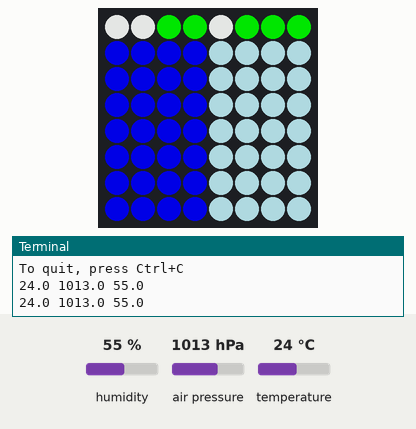
Simulated run of this program. Board: Raspberry Pi (BCM pin numbers) with a Sense HAT. Shown: the Sense HAT's 8×8 RGB LED matrix, the last lines printed to the terminal. The test bench sets the inputs (shaded band); at power-on: temperature 24 °C, humidity 55 %, air pressure 1013 hPa. Dim RGB values are drawn brighter than linear.

Above: at 1.2 s.
1.3 s: temperature set to 41 °C
At 2.5 s:
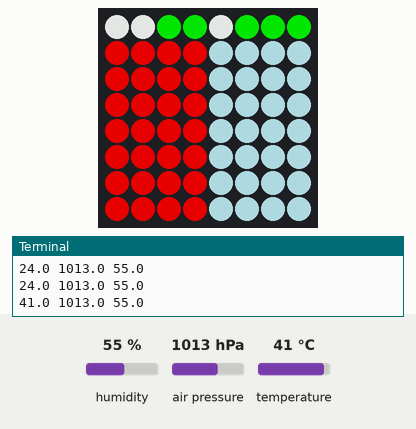
3.5 s: humidity set to 22 %
At 5.1 s:
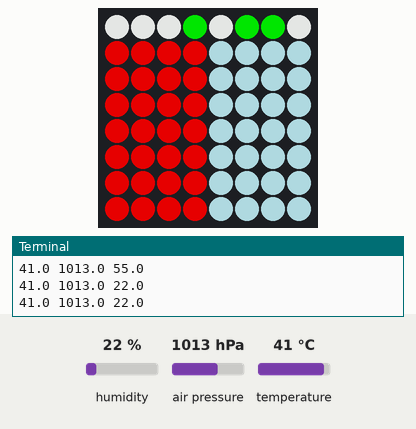
5.5 s: humidity set to 40 %
At 6.4 s:
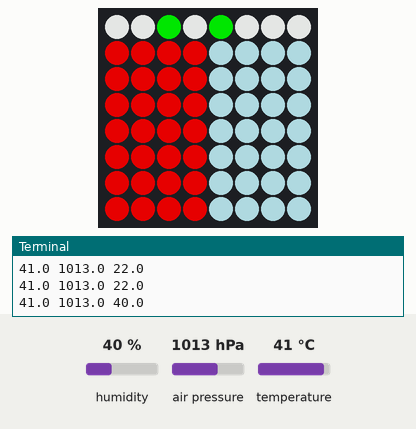
7.6 s: temperature set to 12 °C
At 8.9 s:
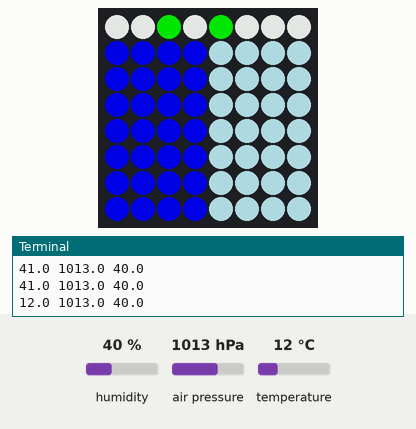
Timing chart, 0 to 10.6 s (numbered marks = the images above; inputs shaded):
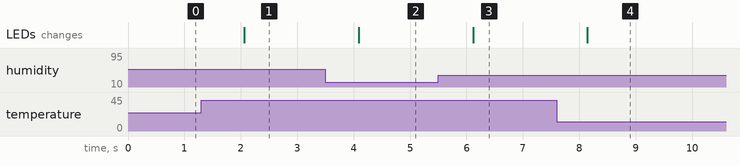

The program:

tph.py
```python
#!/usr/bin/env python3
# ========================================================================
# tph.py
#
# Description: A compact approach to visualize three distinct sensor
#              readings in real-time using the small 8x8 matrix.
#
# Author: Jim Ing
# Date: 2024-08-18
# ========================================================================

import time
from config import sense

# Function to map sensor value to a color gradient
def get_color(value, min_val, max_val, color_range):
    # Handle edge case where min_val equals max_val
    if min_val == max_val:
        normalized = 0.5  # Set to middle of the range
    else:
        # Normalize the value between 0 and 1
        normalized = (value - min_val) / (max_val - min_val)
        # Clamp the normalized value to [0, 1] to avoid index errors
        normalized = max(0, min(1, normalized))

    # Map to color in range
    index = int(normalized * (len(color_range) - 1))
    return color_range[index]

# Color gradients
temperature_colors = [(0, 0, 255), (255, 0, 0)]  # Blue to Red
pressure_colors = [(173, 216, 230), (0, 0, 139)] # Light blue to Dark blue
humidity_colors = [(255, 255, 255), (0, 255, 0)] # White to Green

def visualize_data():
    while True:
        # Read sensor data
        temp = sense.get_temperature()
        pressure = sense.get_pressure()
        humidity = sense.get_humidity()
        print(temp, pressure, humidity)

        # Map temperature and pressure to color
        temp_color = get_color(temp, 0, 40, temperature_colors)
        pressure_color = get_color(pressure, 900, 1100, pressure_colors)
        humidity_color = get_color(humidity, 0, 100, humidity_colors)

        # Temperature and Pressure Bars: The left half shows temperature
        # with a gradient from blue (cold) to red (hot). The right half
        # shows pressure with a gradient from light blue (low) to dark
        # blue (high).
        #
        # Humidity Visualization: The top row shows humidity as a binary
        # number, where each bit is represented by an LED (white for 0,
        # green for 1). Alternatively, the entire matrix can change to a
        # gradient color based on humidity.

        # Visualize temperature (left 4 columns)
        for x in range(4):
            for y in range(8):
                sense.set_pixel(x, y, temp_color)

        # Visualize pressure (right 4 columns)
        for x in range(4, 8):
            for y in range(8):
                sense.set_pixel(x, y, pressure_color)

        # Visualize humidity (use top row as binary indicator or matrix-wide color)
        humidity_binary = int(humidity)
        for x in range(8):
            bit = (humidity_binary >> (7 - x)) & 1
            color = humidity_colors[1] if bit else humidity_colors[0]
            sense.set_pixel(x, 0, color)

        time.sleep(1)

try:
    print("To quit, press Ctrl+C")
    visualize_data()

except KeyboardInterrupt:
    sense.clear()
```

config.py
```python
#!/usr/bin/env python3
# ========================================================================
# config.py
#
# Description: Global configuration.
#
# Author: Jim Ing
# Date: 2024-08-29
# ========================================================================

from sense_hat import SenseHat
#from sense_hat import SenseHat, ACTION_PRESSED, ACTION_HELD, ACTION_RELEASED

sense = SenseHat()

sense.rotation = 0
sense.low_light = True
```

Measured:
- after the input at 1.3 s, the LEDs: change after 0.76 s (image 1)
- after the input at 3.5 s, the LEDs: change after 0.59 s (image 2)
- after the input at 5.5 s, the LEDs: change after 0.62 s (image 3)
- after the input at 7.6 s, the LEDs: change after 0.54 s (image 4)
